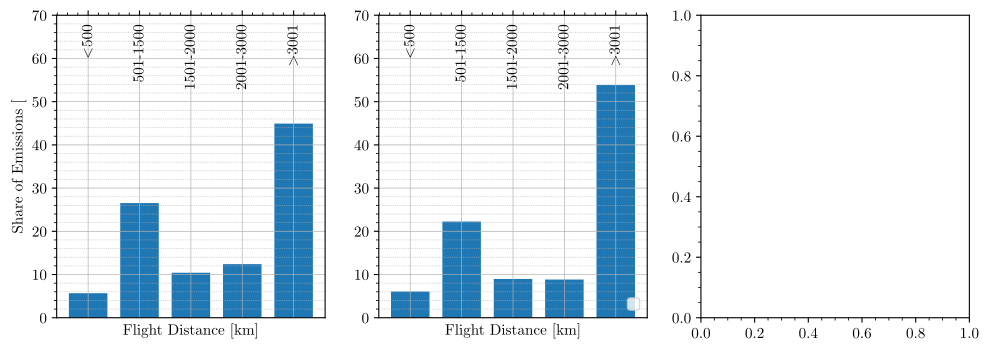

Here is the Python script that generated this plot:
#%%
# runs code as interactive cell 
# https://code.visualstudio.com/docs/python/jupyter-support-py

# IMPORTS #######################################

# plotting
import matplotlib.pyplot as plt
# unit conversion
cm = 1/2.54 # for inches-cm conversion
# time manipulation
from datetime import datetime
# data science
import numpy as np
import pandas as pd

# SETUP #########################################

plt.rcParams.update({
    "text.usetex": True,
    "font.family": "Arial",
    "font.sans-serif": "Computer Modern",
    'font.size': 11
})

# DATA IMPORT ###################################

df_us = pd.read_excel(
    io = './data/data.xlsx',
    sheet_name = 'US',
    usecols = lambda column: column in [
        'Distance Bin, Upper Limit [km]',
        'Share of Emissions [%]',
    ],
    dtype={
        'Distance Bin, Upper Limit [km]': int,
        'Share of Emissions [%]': float,
    },
    header = 0,
    engine = 'openpyxl'
)
df_eu = pd.read_excel(
    io = './data/data.xlsx',
    sheet_name = 'EU',
    usecols = lambda column: column in [
        'Distance Bin, Upper Limit [km]',
        'Share of Emissions [%]',
    ],
    dtype={
        'Distance Bin, Upper Limit [km]': int,
        'Share of Emissions [%]': float,
    },
    header = 0,
    engine = 'openpyxl'
)

# DATA MANIPULATION #############################

# distance bins Eurocontrol
distance_bins_eurocontrol = pd.IntervalIndex(
    data = [
        pd.Interval(left=0, right=500, closed='right'),
        pd.Interval(left=500, right=1500, closed='right'),
        pd.Interval(left=1500, right=2000, closed='right'),
        pd.Interval(left=2000, right=3000, closed='right'),
        pd.Interval(left=3000, right=13000, closed='right'),
    ],
)
df_us['Distance Bin (Eurocontrol) [km]'] = pd.cut(
    df_us['Distance Bin, Upper Limit [km]'],
    bins=distance_bins_eurocontrol
)
df_us_newbins = df_us.groupby('Distance Bin (Eurocontrol) [km]')['Share of Emissions [%]'].sum().reset_index()


# FIGURE ########################################

# SETUP ######################

fig, axes = plt.subplots(
    num = 'main',
    nrows = 1,
    ncols = 3,
    dpi = 300,
    figsize=(30*cm, 10*cm), # A4=(210x297)mm,
)

# SECONDARY AXES ##############

# AXIS LIMITS ################

for ax in axes[0:2]:
    ax.set_ylim(0, 70)


# TICKS AND LABELS ###########

for ax in axes:
    ax.minorticks_on()
    ax.tick_params(axis='x', which='minor', bottom=True)

major_ticks = df_us_newbins.index
labels = [
    '$<$500',
    '501-1500',
    '1501-2000',
    '2001-3000',
    '$>$3001',
]

for ax in axes[0:2]:
    ax.set_xticks(major_ticks)
    ax.set_xticklabels(labels, rotation=90, va='top')
    ax.xaxis.tick_top()
    ax.tick_params(axis='x', which='both', pad=-10)

# GRIDS ######################

for ax in axes[0:2]:
    ax.grid(which='major', axis='y', linestyle='-', linewidth = 0.5)
    ax.grid(which='minor', axis='y', linestyle=':', linewidth = 0.5)
    ax.grid(which='major', axis='x', linestyle='-', linewidth = 0.5)

# AXIS LABELS ################

axes[0].set_ylabel("Share of Emissions [%]")

axes[0].set_xlabel("Flight Distance [km]")
axes[1].set_xlabel("Flight Distance [km]")

# PLOTTING ###################

axes[0].bar(
    x = df_us_newbins.index,
    height = df_us_newbins['Share of Emissions [%]'],
    width = 0.75,
)

axes[1].bar(
    x = df_eu.index,
    height = df_eu['Share of Emissions [%]'],
    width = 0.75,
)

# LEGEND ####################

ax.legend(
    loc='lower right',
)

# EXPORT #########################################

from pathlib import Path
figure_name: str = str(Path.cwd().stem + '.pdf')

plt.savefig(
    fname = figure_name,
    format="pdf",
    bbox_inches='tight',
    transparent = False
)
